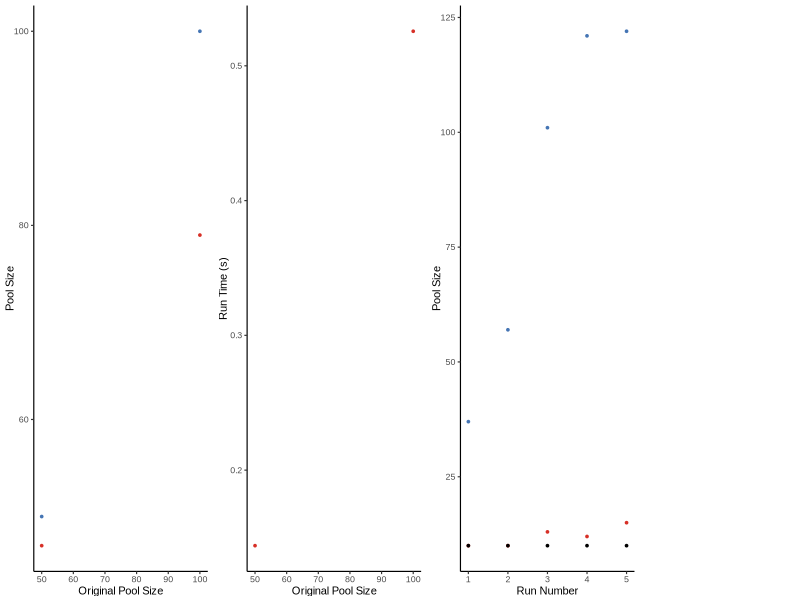
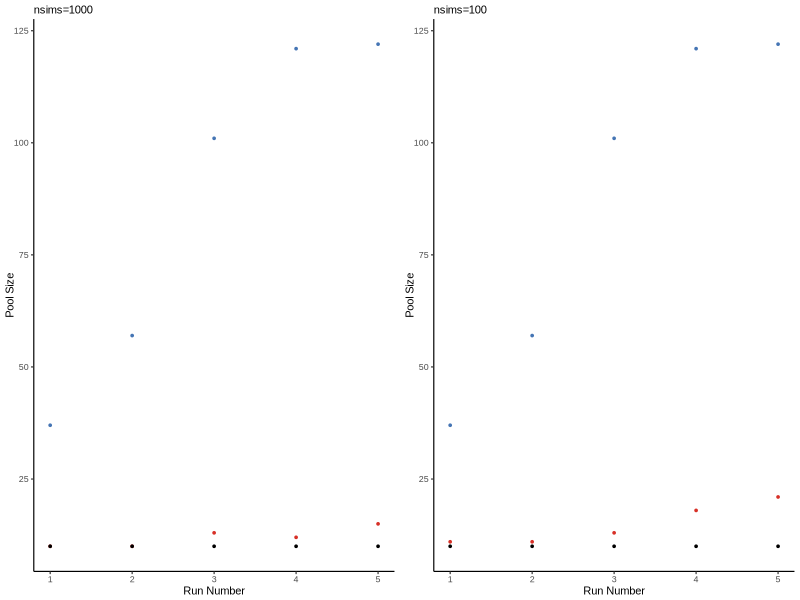

Here is the R script that generated these plots, in order:

library(ggplot2)
library(dplyr)


plotoligocompressor <-  function() {
  font_size=8
  font="Arial"
  line_size=.4
  point_size=0.6
  red="#d73027"
  blue="#4575b4"
  poolsizedata <- read.csv('oligo_compressor_benchmark.csv')
  poolsizedata$timeMin=poolsizedata$time/60
  recompdata <- read.csv('recompression_experiments.csv')
  recompdata <- recompdata[order(recompdata$decompressedsize), ]
  recompdata$order <- c(1:nrow(recompdata))
  recompdata$efficiency <- (recompdata$decompressedsize-recompdata$recompressedsize)/(recompdata$decompressedsize-recompdata$poolsize)
  meaneff <- mean(recompdata$efficiency)
  plot1 <- ggplot(poolsizedata)+
    ggplot2::geom_point(aes(x=poolsize,y=compressedsize),color=red,size=point_size) +
    ggplot2::geom_point(aes(x=poolsize,y=poolsize),color=blue,size=point_size)+
    ggplot2::xlab("Original Pool Size") +
    ggplot2::ylab("Pool Size") +
    ggplot2::theme_classic(base_size=font_size,base_family = font,base_line_size=line_size)
  plot2 <- ggplot(recompdata)+
    ggplot2::geom_point(aes(x=order,y=recompressedsize),color=red,size=point_size)+
    ggplot2::geom_point(aes(x=order,y=poolsize), color="black",size=point_size)+
    ggplot2::geom_point(aes(x=order,y=decompressedsize),color=blue,size=point_size)+
    ggplot2::theme_classic(base_size=font_size,base_family = font,base_line_size=line_size)+
    ggplot2::xlab("Run Number") +
    ggplot2::ylab("Pool Size") 
  
  plot3 <-  ggplot(poolsizedata)+
    ggplot2::geom_point(aes(x=poolsize,y=timeMin),color=red,size=point_size)+
    ggplot2::xlab("Original Pool Size") +
    ggplot2::ylab("Run Time (s)") +
    ggplot2::theme_classic(base_size=font_size,base_family = font,base_line_size=line_size)
  print("Mean Efficiency")
  meaneff
  cowplot::plot_grid(plot1,plot3,plot2,NULL,rel_widths = c(1,1,1,.75),nrow=1,align="vh")
  ggsave("Figure2.tiff",width=5.5,height=5.5/3.75,dpi=300,units="in")
}


plotrecompression <- function(){
  font_size=8
  font="Arial"
  line_size=.4
  point_size=0.6
  red="#d73027"
  blue="#4575b4"
  recomp1000 <- read.csv('recompression_experiments.csv')
  recomp1000 <- recomp1000[order(recomp1000$decompressedsize), ]
  recomp1000$order <- c(1:nrow(recomp1000))
  recomp1000 <- recomp1000[1:(nrow(recomp1000)), ]
  plot1 <- ggplot(recomp1000)+
    ggplot2::geom_point(aes(x=order,y=recompressedsize),color=red,size=point_size)+
    ggplot2::geom_point(aes(x=order,y=poolsize),color="black",size=point_size)+
    ggplot2::geom_point(aes(x=order,y=decompressedsize),color=blue,size=point_size)+
    ggplot2::theme_classic(base_size=font_size,base_family = font,base_line_size=line_size)+
    ggplot2::xlab("Run Number")+
    ggplot2::ylab("Pool Size")+
    ggplot2::labs(subtitle="nsims=1000")
  plot2 <- ggplot(recomp1000)+
    ggplot2::geom_point(aes(x=order,y=recompressed100),color=red,size=point_size)+
    ggplot2::geom_point(aes(x=order,y=poolsize),color="black",size=point_size)+
    ggplot2::geom_point(aes(x=order,y=decompressedsize),color=blue,size=point_size)+
    ggplot2::theme_classic(base_size=font_size,base_family = font,base_line_size=line_size)+
    ggplot2::xlab("Run Number")+
    ggplot2::ylab("Pool Size")+
    ggplot2::labs(subtitle="nsims=100")
  cowplot::plot_grid(plot1,plot2, align="h",nrow=1)
  ggsave("nsims_comparison.tiff",width=3,height=1.6,dpi=300,units="in")
}
plotoligocompressor()
plotrecompression()

